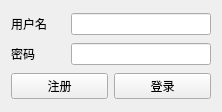
<?xml version="1.0" encoding="UTF-8"?>
<ui version="4.0">
 <class>LoginWidget</class>
 <widget class="QWidget" name="LoginWidget">
  <property name="geometry">
   <rect>
    <x>0</x>
    <y>0</y>
    <width>222</width>
    <height>112</height>
   </rect>
  </property>
  <property name="windowTitle">
   <string>登录界面</string>
  </property>
  <layout class="QVBoxLayout" name="verticalLayout">
   <property name="sizeConstraint">
    <enum>QLayout::SetDefaultConstraint</enum>
   </property>
   <item>
    <layout class="QHBoxLayout" name="horizontalLayout">
     <item>
      <widget class="QLabel" name="lbUsername">
       <property name="minimumSize">
        <size>
         <width>54</width>
         <height>12</height>
        </size>
       </property>
       <property name="maximumSize">
        <size>
         <width>54</width>
         <height>12</height>
        </size>
       </property>
       <property name="text">
        <string>用户名</string>
       </property>
      </widget>
     </item>
     <item>
      <widget class="QLineEdit" name="leUsername">
       <property name="maxLength">
        <number>16</number>
       </property>
      </widget>
     </item>
    </layout>
   </item>
   <item>
    <layout class="QHBoxLayout" name="horizontalLayout_2">
     <item>
      <widget class="QLabel" name="lbPassword">
       <property name="minimumSize">
        <size>
         <width>54</width>
         <height>12</height>
        </size>
       </property>
       <property name="maximumSize">
        <size>
         <width>54</width>
         <height>12</height>
        </size>
       </property>
       <property name="text">
        <string>密码</string>
       </property>
      </widget>
     </item>
     <item>
      <widget class="QLineEdit" name="lePassword">
       <property name="maxLength">
        <number>16</number>
       </property>
       <property name="echoMode">
        <enum>QLineEdit::Password</enum>
       </property>
      </widget>
     </item>
    </layout>
   </item>
   <item>
    <layout class="QHBoxLayout" name="horizontalLayout_3">
     <item>
      <widget class="QPushButton" name="btnRegister">
       <property name="text">
        <string>注册</string>
       </property>
      </widget>
     </item>
     <item>
      <widget class="QPushButton" name="btnLogin">
       <property name="text">
        <string>登录</string>
       </property>
      </widget>
     </item>
    </layout>
   </item>
  </layout>
 </widget>
 <resources/>
 <connections/>
</ui>
